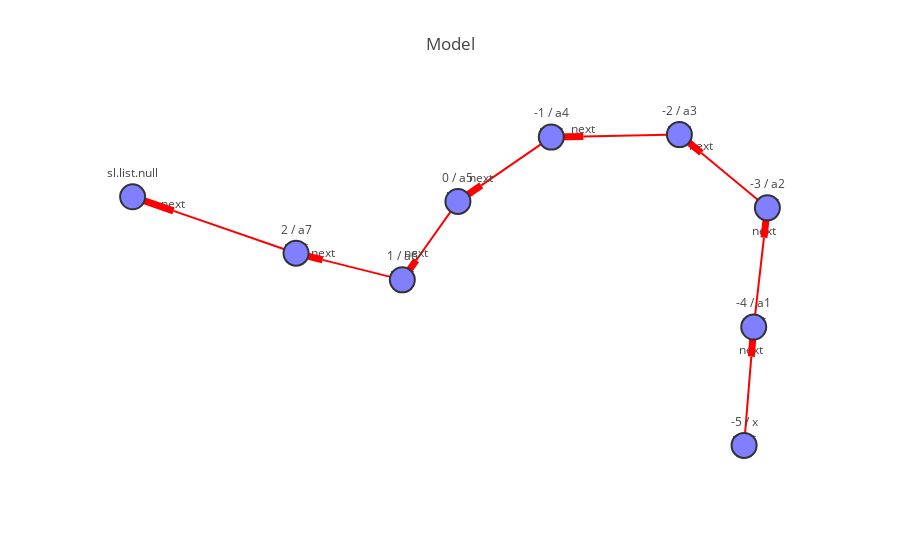

Write notebook code for a chart like this one.
### Markdown cell above
Let's plot the model to make it easier to figure out what's going on here!

### Code cell
iplot(m)

### Figure 1 — Plotly figure (JSON) as saved in the notebook; plotly's stock layout.template omitted (floating-point values rounded to 4 significant figures)
{"data": [{"hoverinfo": "none", "line": {"color": "red", "width": 2}, "mode": "lines+text", "text": "next", "textposition": "top", "type": "scatter", "x": [0.5908, 0.4254, null, 0.3703, 0.1295, null, 0.04928, -0.1263, null, -0.1848, -0.2893, null, -0.3241, -0.5239, null, -0.5904, -0.8976, null, 0.5324, 0.5505, null, 0.5565, 0.5822, null], "y": [0.0768, 0.1981, null, 0.2386, 0.2345, null, 0.2331, 0.1265, null, 0.09096, -0.03902, null, -0.08235, -0.03821, null, -0.02349, 0.07006, null, -0.4482, -0.252, null, -0.1867, 0.01093, null]}, {"hoverinfo": "none", "line": {"color": "red", "width": 7}, "mode": "lines", "type": "scatter", "x": [0.4254, 0.3703, null, 0.1295, 0.04928, null, -0.1263, -0.1848, null, -0.2893, -0.3241, null, -0.5239, -0.5904, null, -0.8976, -1, null, 0.5505, 0.5565, null, 0.5822, 0.5908, null], "y": [0.1981, 0.2386, null, 0.2345, 0.2331, null, 0.1265, 0.09096, null, -0.03902, -0.08235, null, -0.03821, -0.02349, null, 0.07006, 0.1012, null, -0.252, -0.1867, null, 0.01093, 0.0768, null]}, {"hoverinfo": "text", "marker": {"color": "rgb(127,127,255)", "line": {"color": "rgb(50,50,50)", "width": 2}, "size": 25, "symbol": "dot"}, "mode": "markers+text", "text": ["-3 / a2", "-2 / a3", "-1 / a4", "0 / a5", "1 / a6", "2 / a7", "sl.list.null", "-5 / x", "-4 / a1"], "textposition": "top", "type": "scatter", "x": [0.5908, 0.3703, 0.04928, -0.1848, -0.3241, -0.5904, -1, 0.5324, 0.5565], "y": [0.0768, 0.2386, 0.2331, 0.09096, -0.08235, -0.02349, 0.1012, -0.4482, -0.1867]}], "layout": {"font": {"size": 12}, "hovermode": "closest", "showlegend": false, "title": "Model", "xaxis": {"showgrid": false, "showticklabels": false, "zeroline": false}, "yaxis": {"showgrid": false, "showticklabels": false, "zeroline": false}}}
